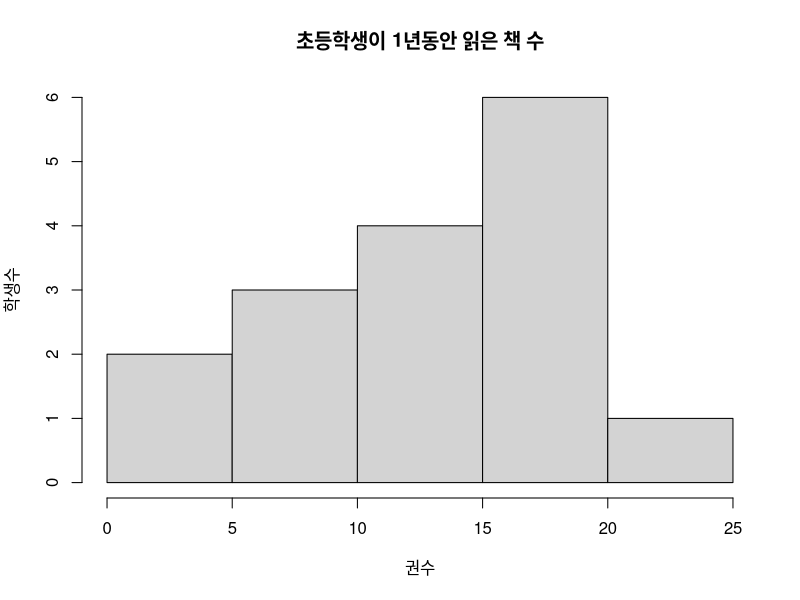
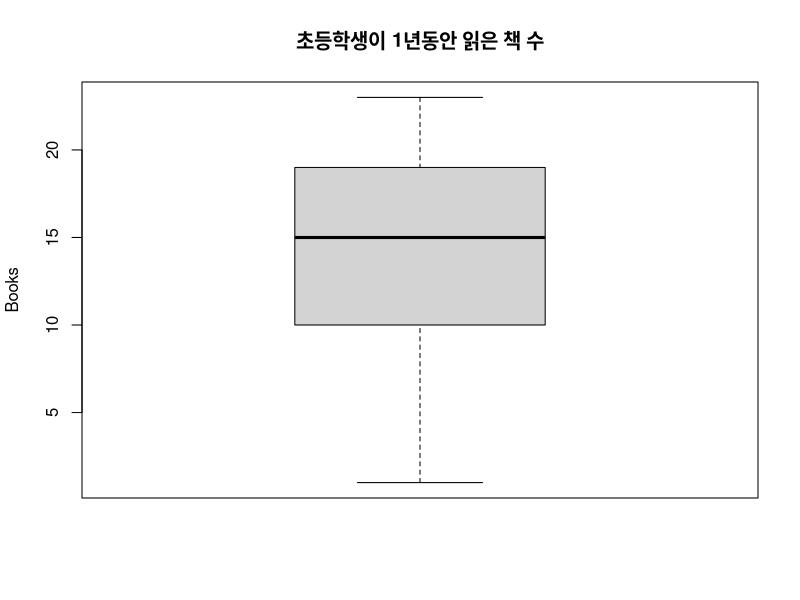

Source code (R) for these figures, in order:
#교재 p.160 예제 6-7의 데이터(어느 마을 초등학생 16명이 1년 동안 읽은 책 수)에 대하여 아래의 과정을 수행하시오.

readingBooks <- c(5, 23, 20, 1, 10, 15, 15, 10, 9, 13, 18, 11, 18, 20, 19, 19)
  
# (1) 히스토그램을 그리시오.
hist(readingBooks, main = "초등학생이 1년동안 읽은 책 수", xlab="권수", ylab = "학생수")

# (2) 상자그림을 그리시오. (2점)
boxplot(readingBooks,main = "초등학생이 1년동안 읽은 책 수", ylab="Books")

# (3) 다섯수치요약을 산출하시오 (2점)
# 다섯수치요약 : 최소값, 제1사분위수, 중앙값, 제3사분위수, 최대값
fivenum(readingBooks)

# (4) 이 16명의 데이터가 대표하는 모집단(어느 마을 초등학생 전체)에서 1년 동안 읽은 책 수의 평균이 14와 
# 다르다고 할 수 있는지 유의수준 5%에서 검정하시오. (2점)
t.test(readingBooks,alternative="two.sided", mu = 14)
#alternative="two.sided" : H1 = u=u0가 같지 않다
#H0 : 모집단에서 1년간 읽은 책 수의 평균은 14과 동일하다 
#H1 : 모집단에서 1년간 읽은 책 수의 평균은 14과 다르다
#p의 값 = 0.9355 > 0.05
#유의수준보다 크므로 귀무가설을 채택하고 대립가설을 기각한다 
#읽은 책 수의 평균 14과 동일하다는 것을 볼 수 있다